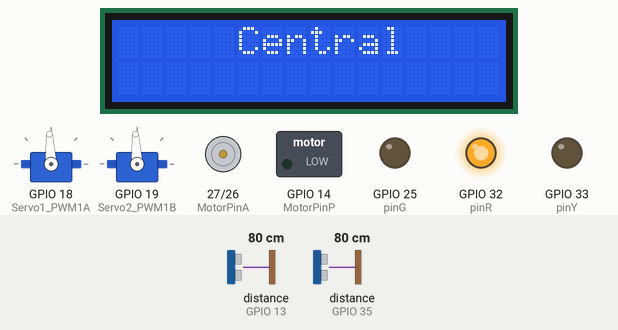
The sketch below on a simulated ESP32. Shown: 2 × servo, 16×2 character LCD, motor-driver pin pairs drawn as motors (green arrow = first pin HIGH = forward, orange = second pin HIGH = backward, longer = more drive), switched loads named in the sketch (green lamp = pin HIGH), output pins drawn as LEDs (lit = HIGH). Wiring (inferred from the names in the program): 2 × ultrasonic range finder: trigger GPIO 12, echo GPIO 13 / trigger GPIO 34, echo GPIO 35. The test bench sets the inputs (shaded band); at power-on: distance to the obstacle (sensors on GPIO 13, GPIO 35) 80 cm. The echo pulse lasts 58.3 µs per cm; WiFi joins after 1.5 s; servers stay silent unless stated; pins used as bus, display or sensor lines are not drawn; what the sketch prints to the serial monitor is not drawn.

Above: at 2.7 s.
At 6.8 s:
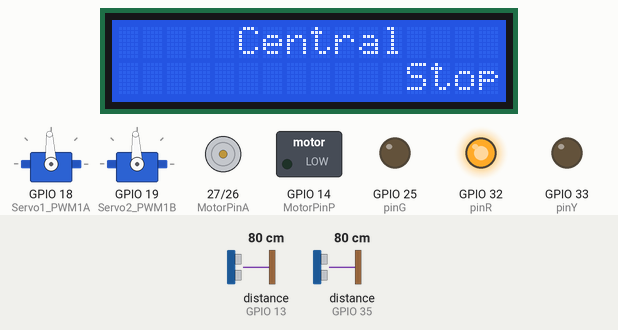
At 10.9 s:
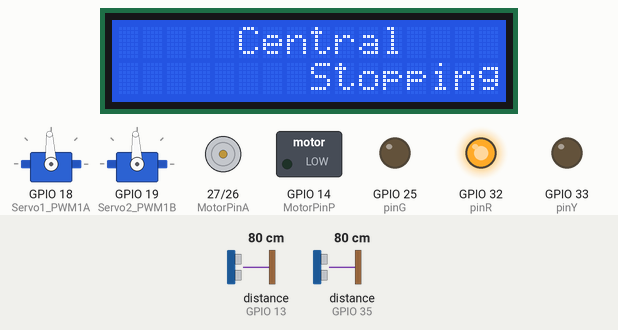
At 20.2 s:
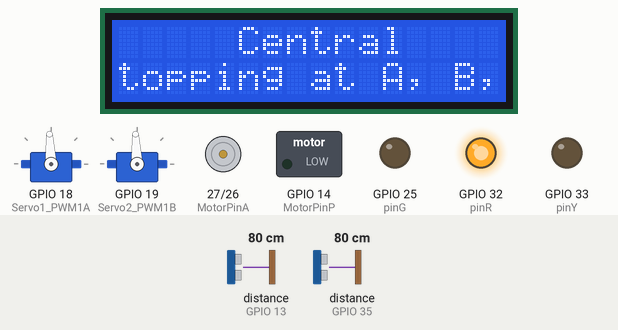
At 29.5 s:
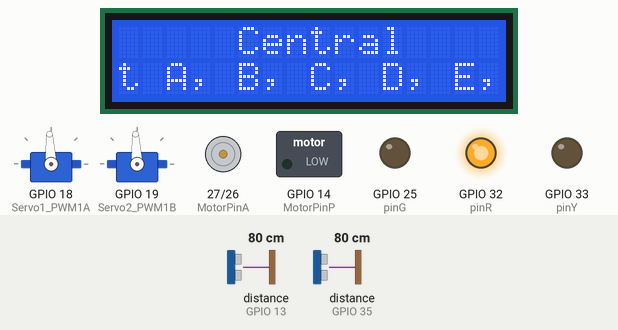
At 38.8 s:
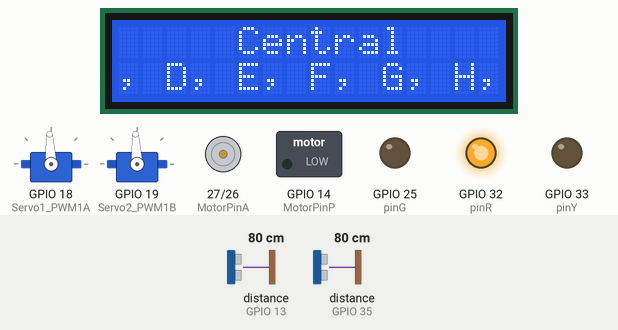
Timing chart, 0 to 40.0 s (numbered marks = the images above):
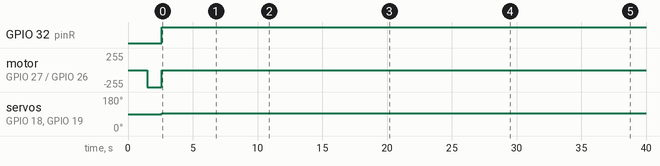

The sketch:

EAC_Main.ino
```cpp
// Last update: 2024-10-8
// BR09 EAC Code: Comms_4

// External Libraries
#include <Arduino.h>

// Internal Libraries
#include "EAC_Variables.h"
#include "EAC_Networking.h"
#include "EAC_ServoControl.h"
#include "EAC_MotorControl.h"
#include "EAC_LEDScreen.h"
#include "EAC_SensorControl.h"
#include "EAC_LEDControl.h"

// PIN Definitions
#define CLK_DIR 17
#define EN_DIR 14
#define SER_DIR 12S
#define M1_PWM2A 23
#define Latch_DIR 19

///////////////////////////////////////// Intial ESP32 Setup /////////////////////////////////////////
void setup() {

  // Starts the WiFi Connection
  initialiseWifi();

  // Starts the UDP Connection
  initialiseUDP();

  // Initialises the motor
  initialiseMotors();

  // Initialises the door servos
  initialiseServos();

  // Initialises the LCD
  initialiseLCD();

  // Initialise Sensors
  initialiseSensors();

  // Initialise LEDs
  initialiseLED();

}

///////////////////////////////////////// ESP32 Loop /////////////////////////////////////////
void loop() {
  // Get the most approximate time from micros()
  getDeltaTime();

  // read Sensors
  readSensors();

  // Read the JSON message from the CCP
  readJson();

  // Sets the Variables depeading on the JSON that was read
  setJsonVariables();

  // checks the message sent by ccp
  checkMsgForSend(ccpMessage);

  // Update the motors speed
  updateCurrentSpeed();

  // print LCD Components
  printLCD();

  //update LEDs based on sensor readings (for testing)
  if(distance2 > 20) {
    setGLED(true);
    setRLED(false);
    setYLED(false);
    restartMotor();
  } else if(distance2 > 10) {
    setYLED(true);
    setRLED(false);
    setGLED(false);
    restartMotor();
  } else {
    setRLED(true);
    setGLED(false);
    setYLED(false);
    forceStop();
  }

  // Update the doors
  updateDoors(targetDoorStatus);

  // Delay for 100ms
}
```

EAC_LEDControl.cpp
```cpp
// Last update: 2024-10-8
// BR09 EAC Code: Comms_4

#include "EAC_LEDControl.h"

void initialiseLED() {
  pinMode(pinR, OUTPUT);
  pinMode(pinY, OUTPUT);
  pinMode(pinG, OUTPUT);
}

void setRLED(bool input) {
  if(input) {
    digitalWrite(pinR, HIGH);
  } else {
    digitalWrite(pinR, LOW);
  }
}

void setYLED(bool input) {
  if(input) {
    digitalWrite(pinY, HIGH);
  } else {
    digitalWrite(pinY, LOW);
  }
}

void setGLED(bool input) {
  if(input) {
    digitalWrite(pinG, HIGH);
  } else {
    digitalWrite(pinG, LOW);
  }
}
```

EAC_LEDControl.h
```cpp
// Last update: 2024-10-8
// BR09 EAC Code: Comms_4

#ifndef EAC_LEDCONTROL_H
#define EAC_LEDCONTROL_H
#include "EAC_Variables.h"

#define pinR 32
#define pinY 33
#define pinG 25

void initialiseLED();
void setRLED(bool input);
void setYLED(bool input);
void setGLED(bool input);

#endif
```

EAC_LEDScreen.cpp
```cpp
#include "EAC_LEDScreen.h"

int lcdColumns = 16;
int lcdRows = 2;
int pos = 0;
int realTime = 0;
std::string scrollingString = "";

LiquidCrystal_I2C lcd(0x27, lcdColumns, lcdRows);

void initialiseLCD() {
  lcd.init();
  lcd.backlight();
  lcd.clear();
}

void printLCD() {
  lcd.setCursor(5, 0);
  lcd.print(LCDmessageStatic.c_str());
  scrollText(1, LCDmessageToScroll, 250, lcdColumns);
}

void scrollText(int row, std::string message, int delayTime, int lcdColumns) {

  for (int i=0; i < lcdColumns; i++) {
    message = " " + message;
  }
  message = message + " ";
  realTime += deltaTime;
  if(realTime > delayTime*100) {
    realTime = 0;
    if(pos >= message.length()) {
      pos = 0;
    }
    lcd.setCursor(0, row);
    lcd.print(message.substr(pos, lcdColumns).c_str());
    pos++;
  }
}
```

EAC_LEDScreen.h
```cpp
// Last update: 2024-09-16
// BR09 EAC Code: Comms_4

#ifndef EAC_LEDSCREEN_H
#define EAC_LEDSCREEN_H

// External Libraries
#include <Arduino.h>
#include <stdlib.h>
#include <LiquidCrystal_I2C.h>
#include <Wire.h>

// Internal Libraries
#include "EAC_Variables.h"

// LCD Variables
extern int lcdColumns;
extern int lcdRows;
extern int pos;
extern int realTime;
extern std::string scrollingString;

// Function Declarations
void initialiseLCD();
void printLCD();
void scrollText(int row, std::string message, int delayTime, int lcdColumns);

#endif // EAC_MOTORCONTROL_H
```

EAC_MotorControl.cpp
```cpp
// Last update: 2024-09-17
// BR09 EAC Code: Comms_4

#include "EAC_MotorControl.h"

int oldSpeed = 0;


/* The following function will set the pins of the motor */
void initialiseMotors() {
  pinMode(MotorPinA, OUTPUT);
  pinMode(MotorPinB, OUTPUT);
  pinMode(MotorPinP, OUTPUT);
  digitalWrite(MotorPinA, LOW);
  digitalWrite(MotorPinB, HIGH);
}

/* The following function checks motor status */
void changeTargetDirection(int mStatus) {

  // If motor should be REVERSE (0)
  if(mStatus == 0) {
    digitalWrite(MotorPinA, LOW);
    digitalWrite(MotorPinB, HIGH);
  } else
  // If motor should be FULL POWER (1)
  if(mStatus == 1) {
    digitalWrite(MotorPinA, HIGH);
    digitalWrite(MotorPinB, LOW);
  }
}

/* The following function will update the motor speed depending on the current speed in tangent with the target speed, using the acceleration as the baseline */
void updateCurrentSpeed() {
  Serial.printf("speed before: %lf ", currentSpeed);
  while(currentSpeed != targetSpeed) {
    if(currentSpeed < targetSpeed) {
      currentSpeed += (acceleration * deltaTime) / 1000000;
    } else if(currentSpeed > targetSpeed) {
      currentSpeed -= (acceleration * deltaTime) / 1000000;
    }
  }
  currentSpeed = targetSpeed;
  Serial.printf("speed after: %lf\n", currentSpeed);
  Serial.printf("targetSpeed: %lf\n", targetSpeed);
  analogWrite(MotorPinP, abs(currentSpeed));
}

// emergency stopping! quick, reversable
void forceStop() {
  analogWrite(MotorPinP, 0);
  digitalWrite(MotorPinA, LOW);
  digitalWrite(MotorPinB, LOW);
  oldSpeed = currentSpeed;
  currentSpeed = 0;
}

// after using forcestop, use this to start again
void restartMotor() {
  currentSpeed = oldSpeed;
  digitalWrite(MotorPinA, LOW);
  digitalWrite(MotorPinB, HIGH);
  analogWrite(MotorPinP, currentSpeed);
}

// slows down normally, same as targetSpeed = 0;
void stop() {
  while(currentSpeed != 0) {
    if(currentSpeed > 0) {
      currentSpeed -= acceleration;
    } else if (currentSpeed < 0) {
      currentSpeed += acceleration;
    }
  }
  digitalWrite(MotorPinP, currentSpeed);
}
```

EAC_MotorControl.h
```cpp
// Last update: 2024-09-17
// BR09 EAC Code: Comms_4

#ifndef EAC_MOTORCONTROL_H
#define EAC_MOTORCONTROL_H

// Interal Libraries
#include "EAC_Variables.h"

// PIN Definitions
#define MotorPinA 27
#define MotorPinB 26
#define MotorPinP 14

extern int oldSpeed;

// Function Declarations
void initialiseMotors();
void changeTargetSpeed(int mStatus);
void updateCurrentSpeed();
void forceStop();
void restartMotor();
void stop();


#endif // EAC_MOTORCONTROL_H
```

EAC_Networking.cpp
```cpp
// Last update: 2024-09-14
// BR09 EAC Code: Comms_4

#include "EAC_Networking.h"

// Network Variables
WiFiUDP udp;
char readBuffer[255];
char ssid[] = "ENGG2K3K";
char pass[] = "";
int udpPort = 3009;
char* udpAdd = "10.20.30.1";

// JSON Variables
JsonDocument json;
JsonDocument newJson;
char ccpMessage[] = "";
char eacMessage[] = "";

// Functions

/* The following function will start the WiFi as required */
void initialiseWifi() {
    Serial.begin(115200);
    WiFi.begin(ssid, pass);
    Serial.println("Wifi has started");
    while(WiFi.status() != WL_CONNECTED) {
        delay(100);
        Serial.print(".");
    }
    Serial.println(WiFi.localIP());
}

/* The following function will start the UDP as required */
void initialiseUDP() {
    udp.begin(udpPort);
    Serial.println(udpPort);
    Serial.println("UDP has started");
    firstUDPmsg();
}

/* The following function will send the first UDP message */
void firstUDPmsg() {
    const char* buffer = "EAC Says Hello World!";
    udp.beginPacket(udpAdd, udpPort);
    udp.write((const uint8_t*)buffer, strlen(buffer));
    udp.endPacket();
    Serial.println("First UDP message sent");
}

/* The following function will read the JSON message from the CCP and delegate the appropriate variables to the EAC variables*/
void readJson() {
    int packetSize = udp.parsePacket();
    if (packetSize) {
        int size = udp.read(readBuffer, packetSize);
        readBuffer[size] = '\0'; // Null-terminate the buffer
        Serial.println(readBuffer);
        deserializeJson(json, readBuffer);
        const char* buffer = "EAC has Received the JSON!";
        udp.beginPacket(udpAdd, udpPort);
        udp.write((const uint8_t*)buffer, strlen(buffer));
        udp.endPacket();
    }
}

void setJsonVariables() {
        targetSpeed = json["targetSpeed"].as<double>();
        targetDoorStatus = json["targetDoorStatus"].as<int>();
        targetMotorStatus = json["targetMotorStatus"].as<int>();
        strncpy(ccpMessage, json["Message"].as<const char*>(), sizeof(ccpMessage) - 1);
        ccpMessage[sizeof(ccpMessage) - 1] = '\0'; // Ensure null-termination
}

/* The following function will check the message that the EAC receives from the CCP and delegate them to the variables read by the EAC */
void checkMsgForSend(const char msg[]) {
    newJson["eacSpeed"] = currentSpeed;
    newJson["doorStatus"] = currentDoorStatus;
    newJson["motorStatus"] = currentMotorStatus;
    newJson["message"] = eacMessage;

    if(msg == "STAT") {
        char buffer[200];
        size_t n = serializeJson(newJson, buffer);
        udp.beginPacket(udpAdd, udpPort);
        udp.write((const uint8_t*)buffer, n);
        udp.endPacket();
    } else {
        const char* buffer = "ACK";
        udp.beginPacket(udpAdd, udpPort);
        udp.write((const uint8_t*)buffer, strlen(buffer));
        udp.endPacket();
    }
}
```

EAC_Networking.h
```cpp
// Last update: 2024-09-14
// BR09 EAC Code: Comms_4

#ifndef EAC_NETWORKING_H
#define EAC_NETWORKING_H

// External Libraries
#include <WiFi.h>
#include <WiFiClient.h>
#include <WiFiUdp.h>
#include <SPI.h>
#include <stdlib.h>
#include <ArduinoJson.h>

// Internal Libraries
#include "EAC_Variables.h"

// Network Variables
extern WiFiUDP udp;
extern char readBuffer[255];
extern char ssid[];
extern char pass[];
extern int udpPort;
extern char* udpAdd;


// Specific JSON Variables
extern JsonDocument json;
extern JsonDocument newJson;
extern char ccpMessage[];
extern char eacMessage[];

// Function Prototypes
void initialiseWifi();
void initialiseUDP();
void firstUDPmsg();
void readJson();
void setJsonVariables();
void checkMsgForSend(const char msg[]);

#endif // EAC_NETWORKING_H
```

EAC_SensorControl.cpp
```cpp
// Last update: 2024-10-8
// BR09 EAC Code: Comms_4

#include "EAC_SensorControl.h"

long duration1 = 0;
long duration2 = 0;

void initialiseSensors() {
  pinMode(trigPin1, OUTPUT);
  pinMode(echoPin1, INPUT);
  pinMode(trigPin2, OUTPUT);
  pinMode(echoPin2, INPUT);
}

void readSensors() {
  digitalWrite(trigPin1, LOW);
  digitalWrite(trigPin2, LOW);
  delayMicroseconds(2);
  digitalWrite(trigPin1, HIGH);
  digitalWrite(trigPin2, HIGH);
  delayMicroseconds(10);
  digitalWrite(trigPin1, LOW);
  digitalWrite(trigPin2, LOW);
  duration1 = pulseIn(echoPin1, HIGH);
  duration2 = pulseIn(echoPin2, HIGH);

  distance1 = (speed * (duration1 / 2))/1000;
  distance2 = (speed * (duration2 / 2))/1000;
  Serial.printf("duration1: %ld, duration2: %ld\n", duration1, duration2);
  Serial.printf("distance2: %ld, distance1: %ld\n", distance2, distance1);
}
```

EAC_SensorControl.h
```cpp
// Last update: 2024-10-8
// BR09 EAC Code: Comms_4

#ifndef EAC_SENSORCONTROL_H
#define EAC_SENSORCONTROL_H

#include "EAC_Variables.h"

#define trigPin1 34
#define echoPin1 35
#define trigPin2 12
#define echoPin2 13
#define speed 343

extern long duration1, duration2;

void initialiseSensors();
void readSensors();

#endif
```

EAC_ServoControl.cpp
```cpp
// Last update: 2024-09-14
// BR09 EAC Code: Comms_4

#include "EAC_ServoControl.h"

// Component Variables
Servo doorServoL;
Servo doorServoR;
int realTimeServo = 0;

/* The following function does the initial setup o the servo including the PWM frequcny and the .attach() function */
void initialiseServos() {
    doorServoL.attach(Servo1_PWM1A); // Minimum and maximum pulse width (in µs)
    doorServoR.attach(Servo2_PWM1B); // Minimum and maximum pulse width (in µs)
}

/* The following function will check the door status and if it is meant to be open (True) then it ill open otherwise do the opposite and close (False)*/
// servo stopped is 93
void updateDoors(int doorStatus) {
  // if(currentDoorStatus != doorStatus) {
  //   if(doorStatus == 1) {
  //     if(realTimeServo <= 10000) {
  //       doorServoL.writeTicks(180);
  //       doorServoR.writeTicks(180);
  //       realTimeServo += deltaTime;
  //       Serial.println("Door Opened");
  //     } else {
  //       currentDoorStatus = 1;
  //       realTimeServo = 0;
  //     }
  //   } else if(doorStatus = 0) {
  //     if(realTimeServo <= 10000) {
  //       doorServoL.writeTicks(0);
  //       doorServoR.writeTicks(0);
  //       realTimeServo += deltaTime;
  //       Serial.println("Door Opened");
  //     } else {
  //       currentDoorStatus = 0;
  //       realTimeServo = 0;
  //     }
  //       // doorServoL.writeTicks(0);
  //       // doorServoR.writeTicks(0);
  //       // currentDoorStatus = 0;
  //       Serial.println("Door Closed");
  //   } else {
  //       doorServoL.writeTicks(93);
  //       doorServoR.writeTicks(93);
  //   }
  // }
  if(targetDoorStatus != currentDoorStatus) {
    doorServoL.write(180*targetDoorStatus);
    doorServoR.write(180*targetDoorStatus);
    realTimeServo += deltaTime;
    if(realTimeServo > 1000000) {
      realTimeServo = 0;
      currentDoorStatus = targetDoorStatus;
    }
  } else {
    doorServoL.write(93);
    doorServoR.write(93);
  }
  Serial.printf("Servo current: %d, Servo target %d, Servo realTime: %d\n", currentDoorStatus, targetDoorStatus, realTimeServo);
}
```

EAC_ServoControl.h
```cpp
// Last update: 2024-09-14
// BR09 EAC Code: Comms_4

#ifndef EAC_SERVOCONTROL_H
#define EAC_SERVOCONTROL_H

#include <ESP32Servo.h>
#include <Arduino.h>

// Internal libraries
#include "EAC_Variables.h"

// Pin Definitions
#define Servo1_PWM1A 18
#define Servo2_PWM1B 19

// Component Variables
extern Servo doorServoL;
extern Servo doorServoR;
extern int realTimeServo;

void initialiseServos();
void updateDoors(int doorStatus);

#endif // EAC_SERVOCONTROL_H
```

EAC_Variables.cpp
```cpp
// Last update: 2024-10-8
// BR09 EAC Code: Comms_4

#include "EAC_Variables.h"

// Speed Variables (mm/s)
float acceleration = 10;
double targetSpeed = 0;      // WHAT WE WANT IT TO GO
double currentSpeed = 0;    // WHAT IT ACTUALLY IS GOING

// Status Variables
// Door
int targetDoorStatus = 0;  // WHAT WE WANT IT TO BE
int currentDoorStatus = 0; // WHAT IT ACTUALLY IS

// Motor
int targetMotorStatus = 0;
int currentMotorStatus = 0;

// Time Variables
unsigned long currentTime = 0;
unsigned long oldTime = 0;
unsigned long deltaTime = 0;

// LCD Variables
std::string LCDmessageStatic = "Central";
std::string LCDmessageToScroll = "Stopping at A, B, C, D, E, F, G, H, I, J, K, L, M, N, O, P";

// Sensor Variables
extern long distance1 = 0;
extern long distance2 = 0;

/* This function will get an approximate time difference in comparissson of the rest of the time / micros function */
void getDeltaTime() {
  currentTime = micros();
  deltaTime = currentTime - oldTime;
  oldTime = currentTime;
}
```

EAC_Variables.h
```cpp
// Last update: 2024-10-8
// BR09 EAC Code: Comms_4

#ifndef EAC_VARIABLES_H
#define EAC_VARIABLES_H

// External Libraries
#include <Arduino.h>
#include <string>

// Speed Variables (mm/s)
extern float acceleration;
extern double targetSpeed;
extern double currentSpeed;

// Status Variables
extern int doorStatus;
extern int currentDoorStatus;
extern int targetDoorStatus;
extern int currentMotorStatus;
extern int targetMotorStatus;

// Time Variables
extern unsigned long oldTime;
extern unsigned long currentTime;
extern unsigned long deltaTime;

// LCD Variables
extern std::string LCDmessageStatic;
extern std::string LCDmessageToScroll;

// Sensor Variables
extern long distance1;
extern long distance2;

// Functions
void getDeltaTime();

#endif // EAC_VARIABLES_H
```

Measured:
- by itself, GPIO 32 (pinR): LOW → HIGH at 2.6 s
- by itself, motor on GPIO 27 (MotorPinA) / GPIO 26 (MotorPinB): stopped → backward 255/255 at 1.5 s, → stopped 1.1 s later
- by itself, servo on GPIO 18 (Servo1_PWM1A), servo on GPIO 19 (Servo2_PWM1B): 90° → 93° at 2.6 s
- what the display in image 0 shows lasts 1.0 s, from 2.6 s to 3.6 s
